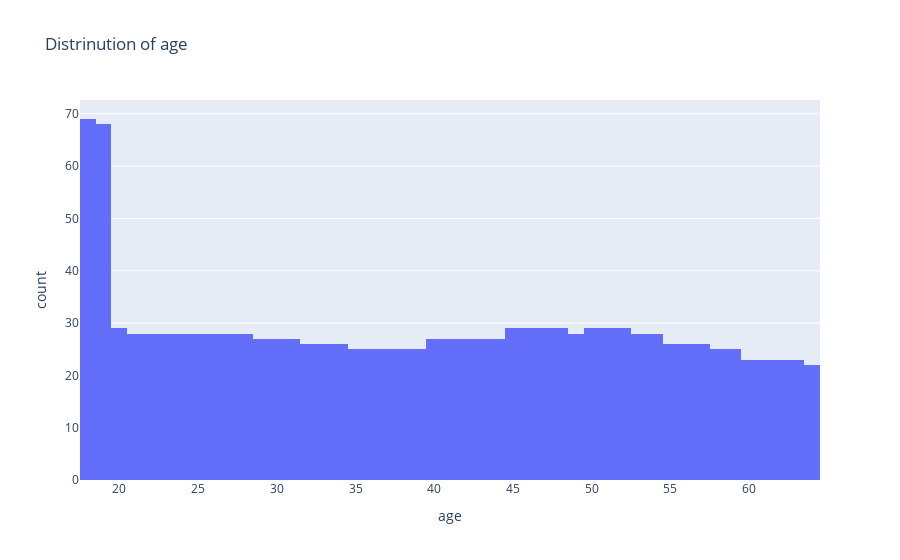

Here is the notebook cell this chart was saved with:
### Code cell
px.histogram(df,x="age",nbins=47,title="Distrinution of age")

### Figure 1 — Plotly figure (JSON) as saved in the notebook; plotly's stock layout.template omitted (floating-point values rounded to 4 significant figures; data arrays with more than 128 entries replaced by an {"elided": "..."} marker saying what was removed)
{"data": [{"alignmentgroup": "True", "bingroup": "x", "hovertemplate": "age=%{x}<br>count=%{y}<extra></extra>", "legendgroup": "", "marker": {"color": "#636efa", "pattern": {"shape": ""}}, "name": "", "nbinsx": 47, "offsetgroup": "", "orientation": "v", "showlegend": false, "type": "histogram", "x": {"elided": "1338 int values"}, "xaxis": "x", "yaxis": "y"}], "layout": {"barmode": "relative", "legend": {"tracegroupgap": 0}, "title": {"text": "Distrinution of age"}, "xaxis": {"anchor": "y", "domain": [0, 1], "title": {"text": "age"}}, "yaxis": {"anchor": "x", "domain": [0, 1], "title": {"text": "count"}}}}
